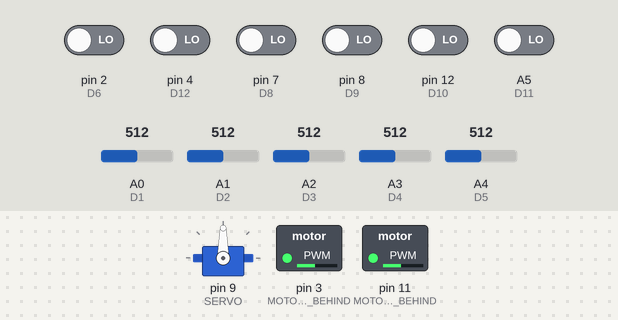
This sketch was run on a simulated Arduino Uno, built with avr-gcc and run on an emulated ATmega328P. Parts: servo, switched loads named in the sketch (green lamp = pin HIGH). Inputs (shaded band) come from the test bench; at power-on: A5 (D11), pin 2 (D6), pin 4 (D12), pin 7 (D8), pin 8 (D9), pin 12 (D10) LOW, A2 (D3) = 512, A4 (D5) = 512, A3 (D4) = 512, A0 (D1) = 512, A1 (D2) = 512. What the sketch prints to the serial monitor is not drawn.

Above: at 1.2 s.
1.3 s: A2 (D3) set to 710
At 2.2 s:
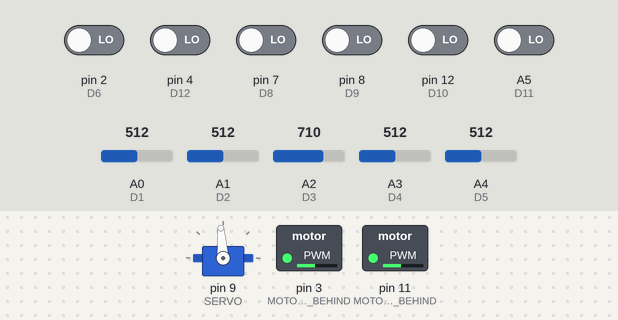
2.8 s: A4 (D5) set to 710
At 3.3 s:
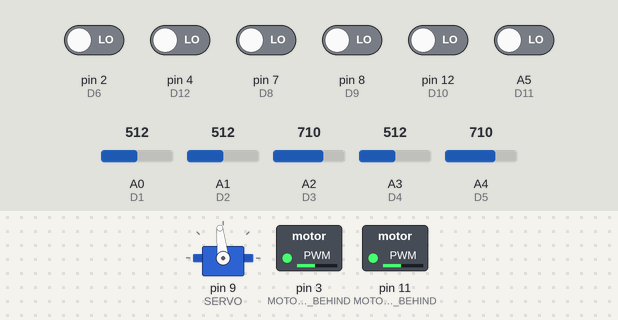
4.3 s: A3 (D4) set to 685
5.8 s: A3 (D4) set to 714
At 6.8 s:
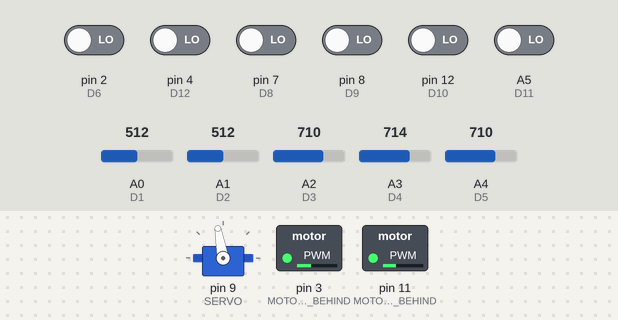
7.3 s: pin 8 (D9) driven HIGH
At 8.0 s:
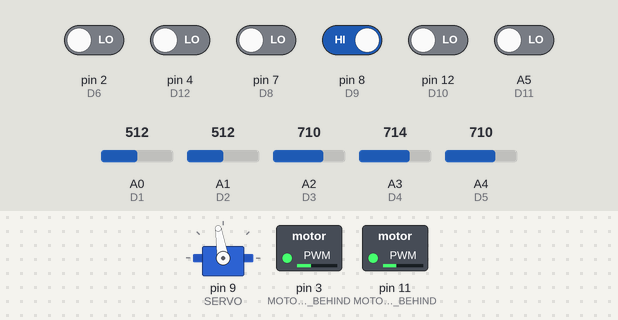
Timing chart, 0 to 9.8 s (numbered marks = the images above; inputs shaded):
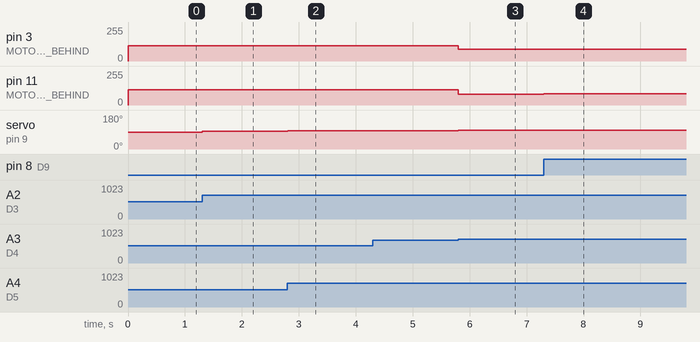

The sketch:

smartcar_pid.ino
```cpp
#include <Servo.h>
//#define TEST
Servo myservo;  //声明myservo为 Servo类的一个实例，在这之后就可以通过myservo调用Servo类的函数

// 引脚定义
int MOTOR_LEFT_BEHIND = 3;    //左后电机PWM引脚定义
int MOTOR_RIGHT_BEHIND = 11;  //右后电机PWM引脚定义
int SERVO = 9;  //舵机PWM引脚定义
//传感器输入端口定义
int D1 = A0;
int D2 = A1;
int D3 = A2;
int D4 = A3;
int D5 = A4;
int D6 = 2;
int D8 = 7;
int D9 = 8;
int D10 = 12;
//int D11 = 13;
int D11 = A5;
int D12 = 4;

//全局变量初始化
static int MotorPWM = 0;          //电机PWM值(0-100)
static int ServoAngle = 0;        //舵机角度值(-90-90度)
int digitalSensor_Binary = 0;     //当前传感器状态对应数值(二进制表示)
int Last_digitalSensor_Binary = 0;  //上一次传感器状态对应数值
int nowErr = 0;   //当前误差
int lastErr = 0;  //上一次误差
int carMode = 1;  //运行模式

// 电机差速表
#define TABLE_DIMENSION    70
const int speedDifferenceTable[TABLE_DIMENSION]  ={100,98,98,97,97,95,95,93,93,92,
                                                    92,90,90,88,88,87,87,85,85,84,
                                                    84,82,82,81,81,79,79,78,78,76,
                                                    76,75,75,73,73,72,72,71,71,69,
                                                    69,68,68,66,66,65,65,64,64,62,
                                                    62,61,61,59,59,58,58,57,57,55,
                                                    55,54,52,51,50, 48,47,45,44,42};
                                                    //41,39,38,36,35, 33,32,30,29,27};
                                                    //25,24,22,20,19, 17,15,13,11,9};

#define SERVO_CENTER 90   //舵机中值
#define MAX_ANGLE 35      //舵机角度上限
//设置不同偏差对应的速度(直道加速 弯道减速)
int straightSpeed = 45;
int R600Speed     = 35;
int R450Speed     = 38;
//定义不同位置传感器对应的偏差量，用于计算当前偏差，具体使用见GetErr()函数
int sensorDistance[11] = {45, 28, 18, 8, 2, 0, -2, -8, -18, -28, -45};
float Kp = 1.05; //舵机打角的比例系数
float Kd = 18;
// #define TEST


/************************************************************************
 *
 * 函数功能         初始化
 * 输入参数         NONE
 * 返回值           NONE
 *
 ************************************************************************/
void setup()
{
  myservo.attach(SERVO);  //将SERVO引脚连接到myservo
  Serial.begin(115200);
  Serial.println();
}


/************************************************************************
 *
 * 函数功能         计算角度对应占空比(16bit)并设限制舵机最大打角，保护舵机，防止舵机堵转
 * 输入参数         angle
 * 返回值           NONE
 *
 ************************************************************************/
void SetServoAngle(int angle)
{
  if(angle > MAX_ANGLE)
  {
      angle = MAX_ANGLE;
  }
  else if(angle < -MAX_ANGLE)
  {
      angle = -MAX_ANGLE;
  }
  if(angle > 0)
  {
    angle=angle * 3/2;
  }
  else
  {
    angle=angle*1.1;
  }
  myservo.write(SERVO_CENTER + angle);  //输出角度SERVO_CENTER + angle
}

/************************************************************************
 *
 * 函数功能         差速计算并通过PWMOut2输出电机对应pwm(两驱方案以外侧后轮为基准，内轮乘以<1的系数实现减速)
 * 输入参数         pwmduty,angle
 * 返回值           NONE
 *
 ************************************************************************/
void PWMOut(int pwmduty, int angle)
{
  char InsideFDiff = 0;     // 内侧电机的差速系数

  if (angle > 0)
  {
    if (angle > (TABLE_DIMENSION - 1))  //防止寻址溢出
    {
        angle = TABLE_DIMENSION - 1;
    }
    InsideFDiff  = speedDifferenceTable[angle];
    analogWrite(MOTOR_LEFT_BEHIND , pwmduty * 255 / 100);
    analogWrite(MOTOR_RIGHT_BEHIND , (pwmduty * InsideFDiff / 100) * 255 / 100);
  }
  else
  {
    angle = 0 - angle;
    if (angle > (TABLE_DIMENSION - 1))
    {
        angle = TABLE_DIMENSION - 1;
    }
    InsideFDiff  = speedDifferenceTable[angle];
    analogWrite(MOTOR_LEFT_BEHIND , (pwmduty * InsideFDiff / 100) * 255 / 100);
    analogWrite(MOTOR_RIGHT_BEHIND , pwmduty * 255 / 100);
  }
  // char strOut[100];
  // sprintf(strOut, "MOTOR_LEFT_BEHIND:%u\r  MOTOR_RIGHT_BEHIND:%d\r\n", (pwmdutyTemp * InsideFDiff  / 100),pwmdutyTemp);
  // Serial.println(strOut);
}


/************************************************************************
 *
 * 函数功能         获得传感器状态
 * 输入参数         NONE
 * 返回值           DSensorValue
 *
 ************************************************************************/
int GetDigitalSensorValue(bool print)
{
  int DSensorValue = 0;
  int Value[11] = {0};
  int Threshold = 700;

  Value[0] = analogRead(D1)>Threshold;  //D1对应最左侧传感器
  Value[1] = analogRead(D2)>Threshold;
  Value[2] = analogRead(D3)>Threshold;
  Value[3] = analogRead(D4)>Threshold;
  Value[4] = analogRead(D5)>Threshold;
  Value[5] = digitalRead(D6);
  Value[6] = digitalRead(D8);
  Value[7] = digitalRead(D9);
  Value[8] = digitalRead(D10);
  Value[9] = digitalRead(D11);
  Value[10] = digitalRead(D12);

  if(print==1)
  {
    for(int i = 0; i < 11; ++i)
    {
      Serial.print(1 - Value[i]);
    }
    Serial.println();
  }
  //将11个传感器状态转成11位2进制数,从00000000000(十进制0)到11111111111(十进制2047)
  DSensorValue |= (!(Value[10] & 0x01));
  DSensorValue |= (!(Value[9] & 0x01))  << 1;
  DSensorValue |= (!(Value[8] & 0x01))  << 2;
  DSensorValue |= (!(Value[7] & 0x01))  << 3;
  DSensorValue |= (!(Value[6] & 0x01))  << 4;
  DSensorValue |= (!(Value[5] & 0x01))  << 5;
  DSensorValue |= (!(Value[4] & 0x01))  << 6;
  DSensorValue |= (!(Value[3] & 0x01))  << 7;
  DSensorValue |= (!(Value[2] & 0x01))  << 8;
  DSensorValue |= (!(Value[1] & 0x01))  << 9;
  DSensorValue |= (!(Value[0] & 0x01))  << 10;
  return DSensorValue;
}

/************************************************************************
 *
 * 函数功能         GetErr
 * 输入参数         NONE
 * 返回值           Err
 * 修改时间:
 * 01a 2017-10-21 14:41:48
 *
 ************************************************************************/
int GetErr(void)
{
  int i                    = 0;
  int iPositionErr         = 0;
  static int s_iLastErr    = 0;
  unsigned int sensor      = 0;
  unsigned char lightCount = 0; //检测到黑线的传感器数量

  sensor = digitalSensor_Binary; //将传感器状态赋给临时变量，防止操作过程被误修改
  for(i = 0; i < 11; i ++)//12个灯的误差进行累加
  {
    if (sensor & 0x01)
    {
      /* if the light is too far from last m ,do not count*/
      if (((sensorDistance[i] - nowErr) < 20) && ((sensorDistance[i] - nowErr) > -20))
      {
        iPositionErr += sensorDistance[i];
        lightCount++;
      }
    }
    sensor >>= 1;
  }

  if (lightCount > 0)//平均误差为总误差除以感应到的灯数
  {
    s_iLastErr = iPositionErr / lightCount;
    return (iPositionErr / lightCount);
  }
  else
  {
     return s_iLastErr;
  }
}

/************************************************************************
 *
 * 函数功能         Control
 * 输入参数         NONE
 * 返回值           NONE
 *
 ************************************************************************/
void Control(void)
{
  int servoAngleTemp = 0;

  //计算当前偏差
  nowErr = GetErr();
 // servoAngleTemp = Kp*nowErr;
  servoAngleTemp = Kp*nowErr+Kd*(nowErr-lastErr);
  // char strOut[100];
  // sprintf(strOut, "angle:%d  pout:%d  dout:%d", servoAngleTemp,(int)Kp*nowErr,(int)Kd*(nowErr-lastErr));
  // Serial.println(strOut);
  lastErr=nowErr;

  // Serial.println(angle);
  ServoAngle = servoAngleTemp;

  //设置舵机角度
  SetServoAngle(ServoAngle);

  //设置电机速度
  //由打角决定差速，把打角都变为绝对值
  if(servoAngleTemp < 0)
  {
      servoAngleTemp = - servoAngleTemp;
  }

  if((servoAngleTemp >= 0) && (servoAngleTemp < 5))   //打角0-5度
  {
      MotorPWM = straightSpeed;
      PWMOut(MotorPWM, 0);
  }
  else if(servoAngleTemp < 13)    //打角5-20度
  {
      MotorPWM = R600Speed;
      PWMOut(MotorPWM, ServoAngle);
  }
  else                            //打角20度以上
  {
      MotorPWM = R450Speed;
      PWMOut(MotorPWM, ServoAngle);
  }
}

void loop()
{
  //如果是在测试模式下(#define TEST)，则执行以下代码(#ifdef至#else中的代码)
  #ifdef TEST
  SetServoAngle(0);
   if(Serial.available())
  {
    String input = Serial.readString();
    input.trim();

    if(input == "c") {
      myservo.write(90);
      Serial.println("标准中心: 90°");
    }
    else if(input == "l") {
      myservo.write(60);
      Serial.println("左转: 60°");
    }
    else if(input == "r") {
      myservo.write(120);
      Serial.println("右转: 120°");
    }
    else {
      int out = input.toInt();
      int angle = 90 + out;
      myservo.write(angle);
      Serial.print("设置偏移: ");
      Serial.print(out);
      Serial.print(", 实际角度: ");
      Serial.println(angle);
    }
  }

  #else
  //正常运行模式(没有#define TEST)
  digitalSensor_Binary = GetDigitalSensorValue(1);//获取传感器状态，用二进制数表示从11-0

  switch(carMode)
  {
    case 1://正常运行模式
        Control();
        if((Last_digitalSensor_Binary== 0x0001) && (digitalSensor_Binary == 0x0000))
        {
          carMode = 21;
        }
        else if((Last_digitalSensor_Binary == 0x0400) && (digitalSensor_Binary == 0x0000))
        {
          carMode = 22;
        }
        break;

    case 21://右侧传感器丢线
        SetServoAngle(MAX_ANGLE);
        analogWrite(MOTOR_LEFT_BEHIND , 0.3*255);
        analogWrite(MOTOR_RIGHT_BEHIND , 0);
        Serial.println("right_lose");
        if(digitalSensor_Binary & 0x000F) //0x0007=00000000111,最右侧三个传感器之一重新检测到黑线
        {
          carMode = 1; //回到正常运行状态
        }
        break;

    case 22://左侧传感器丢线
        SetServoAngle(-MAX_ANGLE);
        analogWrite(MOTOR_LEFT_BEHIND , 0);
        analogWrite(MOTOR_RIGHT_BEHIND , 0.4*255);
        Serial.println("left_lose");
        if(digitalSensor_Binary & 0x0F00) //0x0700=11100000000,最左侧三个传感器之一重新检测到黑线
        {
          carMode = 1;
        }
        break;

    default:
        carMode = 1;
        break;

  }
  Last_digitalSensor_Binary = digitalSensor_Binary;
  #endif
}
```

RobotState.c
```cpp
#include <stdio.h>

typedef struct _RobotState{
    double angle;
    double speed;
} RobotState;

void modifyRobotState(RobotState *robot, double newAngle, double newSpeed);
void printRobotState(RobotState *robot);

int main(){
    RobotState robot = {90.0, 0.0}; // 初始数据
    printf("初始状态：\n");
    printRobotState(&robot); // 打印初始状态

    while(1){
        double angle = 90.0, speed = 0.0; // 状态量

        printf("\n请输入新的角度和速度（空格分隔）：");
        scanf("%lf %lf", &angle, &speed);

        if(angle < 0.0 || angle > 180.0 || speed < 0.0){
            printf("程序退出\n");//输入角度小于0或大于180，或速度小于0时退出循环
            break;
        } else {
            modifyRobotState(&robot, angle, speed); // 修改状态
            printf("当前状态：\n");
            printRobotState(&robot); // 打印当前状态
        }
    }

    return 0;
}

void modifyRobotState(RobotState *robot, double newAngle, double newSpeed){
    if(robot != NULL){
        robot->angle = newAngle;
        robot->speed = newSpeed;
        printf("状态更新完毕\n");
    } else {
        printf("错误：空指针\n");
    }
}

void printRobotState(RobotState *robot){
    if(robot != NULL){
        printf("角度：%.2f \n", robot->angle);
        printf("速度：%.2f \n", robot->speed);
    } else {
        printf("错误：空指针\n");
    }
}
```

Measured:
- after the input at 1.3 s, servo on pin 9 (SERVO): 90° → 94° at once
- after the input at 2.8 s, servo on pin 9 (SERVO): 94° → 96° at once
- after the input at 5.8 s, pin 3 (MOTOR_LEFT_BEHIND): 114/255 → 89/255 at once; pin 11 (MOTOR_RIGHT_BEHIND): 114/255 → 81/255 at once; servo on pin 9 (SERVO): 96° → 100° at once
- after the input at 7.3 s, pin 11 (MOTOR_RIGHT_BEHIND): 81/255 → 84/255 at once; servo on pin 9 (SERVO): 100° → 99° at once
